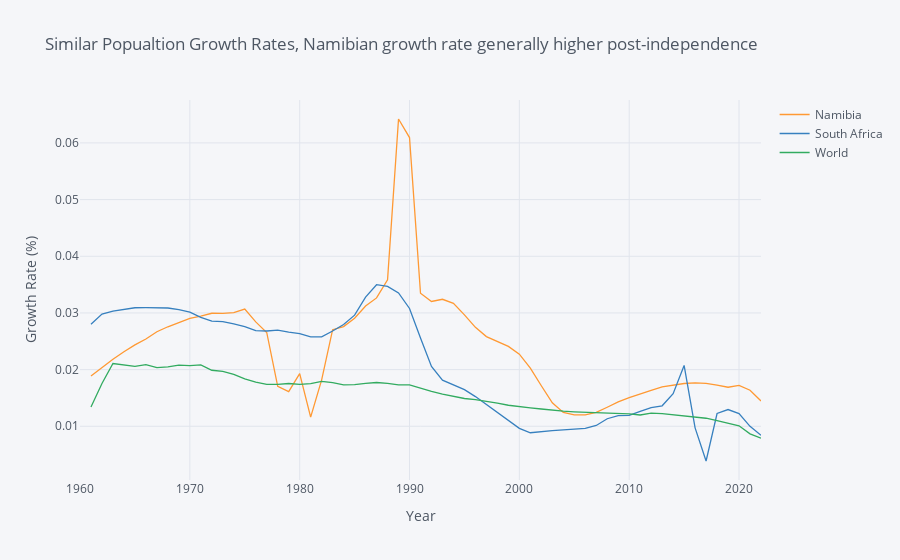

Notebook code cell kept with this figure:
### Code cell
import numpy as np

variable_labels = {"SP.POP.TOTL":"Population"}

# Three letter codes come from wbdata.get_country()
countries = {"WLD":"World",
             "NAM":"Namibia",
            "ZAF":"South Africa"}

df = wbdata.get_dataframe(variable_labels, country = countries).squeeze()

df = df.unstack('country')
# Date index is of type string; change to integers
df.index = df.index.astype(int)

# Differences (over time) in logs give us growth rates
np.log(df).diff().iplot(title="Similar Popualtion Growth Rates, Namibian growth rate generally higher post-independence",
                        yTitle="Growth Rate (%)",xTitle='Year',
                       )
